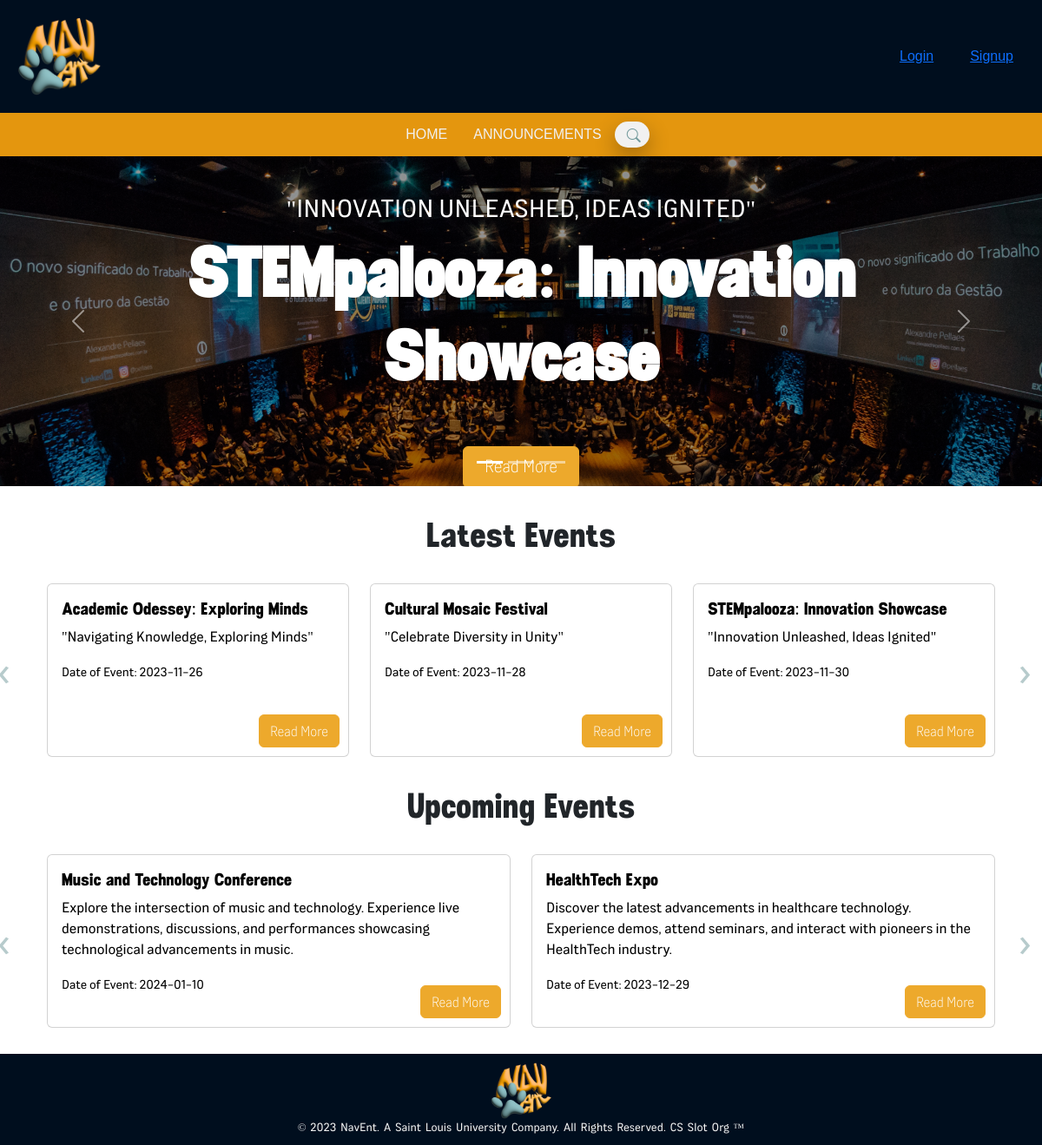
Before: / with the older database file.
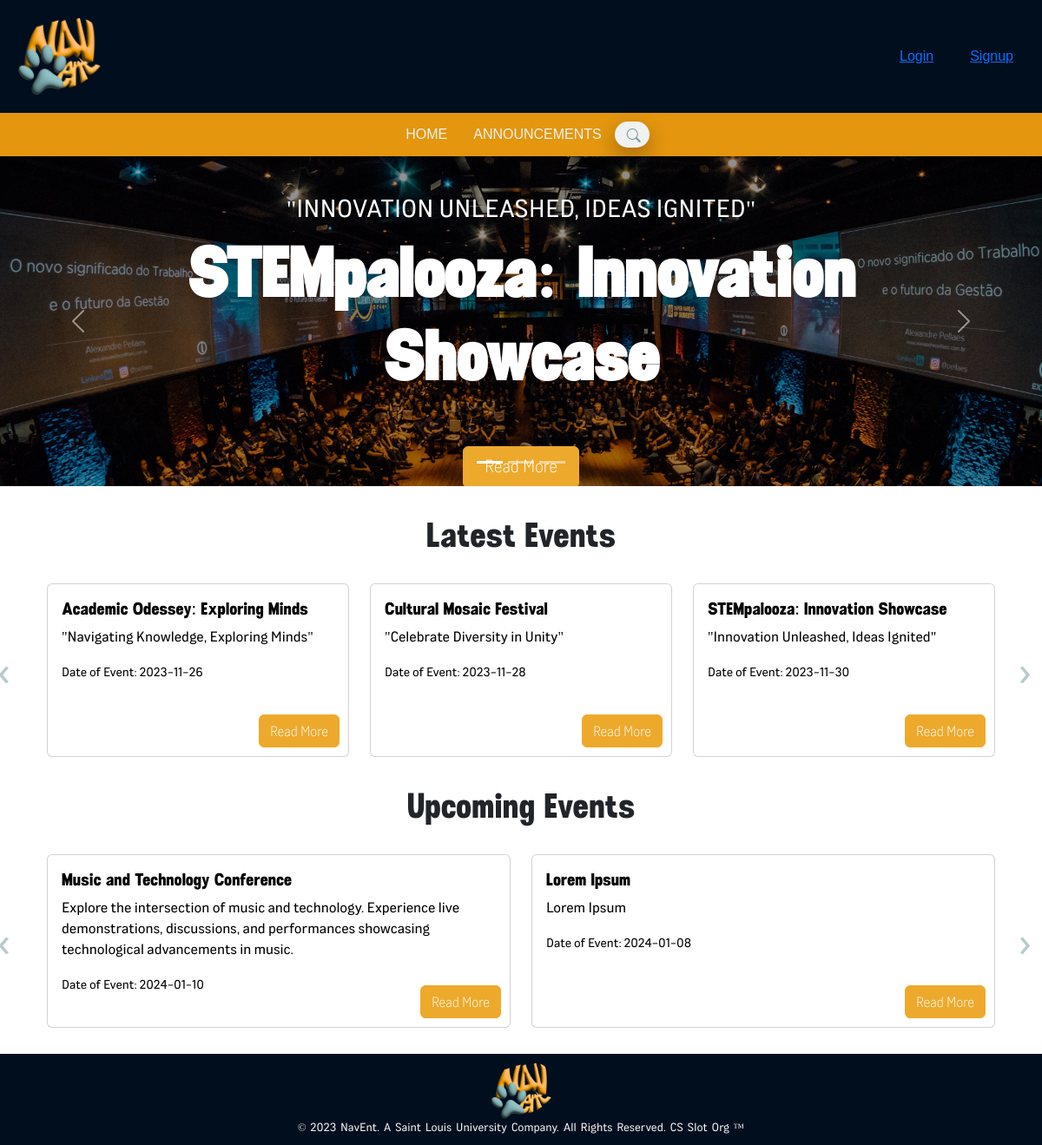
After: the same page with the newer database file.
### tables this page shows
CREATE TABLE `events` (
  `Event_ID` int(11) NOT NULL,
  `Event_Name` varchar(255) NOT NULL,
  `Event_Tagline` varchar(255) NOT NULL,
  `Event_Description` text NOT NULL,
  `Event_StartDate` date NOT NULL,
  `Event_EndDate` date NOT NULL,
  `Event_Type` varchar(255) NOT NULL,
  `isOpen` tinyint(4) NOT NULL DEFAULT 0,
  `isPublic` tinyint(4) NOT NULL DEFAULT 0,
  `isLive` tinyint(4) DEFAULT NULL,
  `Participants` int(11) DEFAULT 0,
  `Event_Pic` blob DEFAULT NULL,
  `Event_PicFilePath` varchar(255) DEFAULT NULL,
  `Evaluation_Link` text DEFAULT NULL,
  PRIMARY KEY (`Event_ID`)
);

### client/home.php (the view, shortened to what this page needs)
<!doctype html>
<html lang="en">
  <head>
    <link href="https://cdn.jsdelivr.net/npm/bootstrap@5.3.2/dist/css/bootstrap.min.css" rel="stylesheet">
    <link rel="stylesheet" href="https://cdn.jsdelivr.net/npm/bootstrap-icons@1.11.2/font/bootstrap-icons.min.css">
    <link rel="stylesheet" href="client/style/home.css">
</head>
  <body>
    <header>
        <div class="d-flex align-items-center justify-content-between">
            <div class="logo">
                <img src="res/imgs/navi-event-logo(3d).png" alt="Logo">
            </div>
            <div class="d-grid gap-2 d-md-flex justify-content-md-end">
                <button class="btn me-md-2 text-light h-btn" type="button"><a href="client/user_login.php">Login</a></button>
                <button class="btn text-light h-btn" type="button"><a href="client/user_signup.php">Signup</a></button>
              </div>
        </div>
    </header>
    <nav>
        <div class="nav-links">
            <a href="index.php">HOME</a>
            <a href="client/announcement.html">ANNOUNCEMENTS</a>
        </div>
        <div class="box">
            <input type="text" placeholder="Search...">
            <a href="">
                <i class="bi bi-search search-icon"></i>
            </a>
    </nav>
    <?php
    require("php/dbconnection.php");
    $public = 1;
    $open = 1;
    $live = 1;
    $st = $conn -> prepare("SELECT * FROM EVENTS WHERE isPublic=? and isOpen=? and isLive=?");
    $st-> bind_param('iii', $public, $open, $live);
    $st-> execute();
    $result= $st->get_result();
    if ($result->num_rows !=0){
    $events = $result->fetch_all(MYSQLI_ASSOC);
    }
 ?>
    <div id="featured-events" class="carousel slide" data-bs-ride="carousel">
        <div class="carousel-indicators">
            <button type="button" data-bs-target="#featured-events" data-bs-slide-to="0" class="active" aria-current="true" aria-label="Slide 1"></button>
            <button type="button" data-bs-target="#featured-events" data-bs-slide-to="1" aria-label="Slide 2"></button>
            <button type="button" data-bs-target="#featured-events" data-bs-slide-to="2" aria-label="Slide 3"></button>
          </div>
        <div class="carousel-inner">
          <div class="carousel-item active ev">
            <?php
            $event = array_shift($events);
            ?>
            <img src="res/imgs/event1.jpeg" class="d-block w-100 e-img" alt="event1">
            <div class="carousel-caption top-0 mt-4 d-none d-md-block">
                <h2 class="mt-5c fs-3 text-uppercase"><?php echo $event['Event_Tagline']; ?></h2>
                <h1 class="display-1 fw-bolder text-capitalize"><?php echo $event['Event_Name']; ?></h1>
                <form action="client/event_details.php" method="POST">
                <button type="submit" class="btn btn-primary px-4 py-2 fs-5 mt-5" name="readMore">Read More</button>
                </form>
              </div>
        </div>
        </div>
        <button class="carousel-control-prev" type="button" data-bs-target="#featured-events" data-bs-slide="prev">
          <span class="carousel-control-prev-icon" aria-hidden="true"></span>
        </button>
        <button class="carousel-control-next" type="button" data-bs-target="#featured-events" data-bs-slide="next">
          <span class="carousel-control-next-icon" aria-hidden="true"></span>
        </button>
      </div>
      <div class="container events-container">
    <section id="packages" class="pt-3 pb-3">
        <h1 class="text-center my-3">Latest Events</h1>
    </section>
    <div id="latestEventsSlider" class="carousel slide" data-bs-ride="false">
    <div class="carousel-inner">
        <?php
        require("php/dbconnection.php");
        $st = $conn->prepare("SELECT * FROM events ORDER BY Event_StartDate");
        $st->execute();
        $result = $st->get_result();
        $eventCount = 0;
        $eventsPerSlide = 3;
        while ($row = $result->fetch_assoc()) {
            if ($eventCount % $eventsPerSlide === 0) {
                $active = ($eventCount === 0) ? 'active' : '';
                echo '<div class="carousel-item ' . $active . '"><div class="container"><div class="row">';
            }
            ?>
            <div class="col-lg">
                <div class="card latest-event w-100">
                    <div class="card-img-overlay">
                        <h5 class="card-title text-black"><?php echo $row['Event_Name']; ?></h5>
                        <p class="card-text text-black"><?php echo $row['Event_Tagline']; ?></p>
                        <p class="card-text"><small class="text-black">Date of Event: <?php echo $row['Event_StartDate']; ?></small></p>
                        <button class="btn btn-primary">Read More</button>
                    </div>
                </div>
            </div>
            <?php
            $eventCount++;
            if ($eventCount % $eventsPerSlide === 0 || $eventCount === $result->num_rows) {
                echo '</div></div></div>';
            }
        }
        ?>
    </div>
    <button class="carousel-control-prev" type="button" data-bs-target="#latestEventsSlider" data-bs-slide="prev">
        <span class="carousel-control-prev-icon" aria-hidden="true"></span>
    </button>
    <button class="carousel-control-next" type="button" data-bs-target="#latestEventsSlider" data-bs-slide="next">
        <span class="carousel-control-next-icon" aria-hidden="true"></span>
    </button>
</div>
    <section id="packages" class="pt-3 pb-3">
        <h1 class="text-center my-3">Upcoming Events</h1>
    </section>
    <div id="upcomingEventsSlider" class="carousel slide" data-bs-ride="false">
    <div class="carousel-inner">
        <?php
        require("php/dbconnection.php");
        $public = 1;
        $open = 1;
        $st = $conn->prepare("SELECT * FROM events WHERE isPublic=? AND isOpen=? ORDER BY Event_StartDate DESC");
        $st->bind_param('ii', $public, $open);
        $st->execute();
        $result = $st->get_result();
        $eventCount = 0;
        while ($row = $result->fetch_assoc()) {
            if ($eventCount % 2 === 0) {
                $active = ($eventCount === 0) ? 'active' : '';
                echo '<div class="carousel-item ' . $active . '">';
                echo '<div class="container"><div class="row">';
            }
            ?>
            <div class="col-lg-6">
                <div class="card upcoming-event w-100">
                    <div class="card-img-overlay">
                        <h5 class="card-title text-black"><?php echo $row['Event_Name']; ?></h5>
                        <p class="card-text text-black"><?php echo $row['Event_Description']; ?></p>
                        <p class="card-text text-black"><small>Date of Event: <?php echo $row['Event_StartDate']; ?></small></p>
                        <button class="btn btn-primary">Read More</button>
                    </div>
                </div>
            </div>
            <?php
            $eventCount++;
            if ($eventCount % 2 === 0 || $eventCount === $result->num_rows) {
                echo '</div></div></div>';
            }
        }
        ?>
    </div>
    <button class="carousel-control-prev" type="button" data-bs-target="#upcomingEventsSlider" data-bs-slide="prev">
        <span class="carousel-control-prev-icon" aria-hidden="true"></span>
    </button>
    <button class="carousel-control-next" type="button" data-bs-target="#upcomingEventsSlider" data-bs-slide="next">
        <span class="carousel-control-next-icon" aria-hidden="true"></span>
    </button>
</div>
      </div>
      <footer>
        <div class="footer-bottom">
            <div class="logo">
                <img src="res/imgs/navi-event-logo(3d).png" alt="Logo" class="footer-logo">
            </div>
            <p>© 2023 NavEnt. A Saint Louis University Company. All Rights Reserved. CS Slot Org ™</p>
        </div>
    </footer>
  </body>
</html>

### index.php (shortened to what this page needs)
<?php
if (isset($_SESSION["username"])) {
   include("client/logged_home.php");
} else {
   include("client/home.php");
}
?>

### client/style/home.css (style rules this page uses)
header { background-color: #000e1e; color: #F1F1F1; padding: 20px; text-decoration: none; color: white; }
.logo img { max-height: 90px; margin: 0; padding: 0; }
.h-btn { font-family: 'Curiosa ExtraLight', sans-serif; }
nav { display: flex; justify-content: center; align-items: center; background-color: #E4960E; padding: 10px 20px; }
.nav-links { font-size: medium; display: flex; list-style: none; margin: 0; padding: 0; }
.nav-links a { color: #F1F1F1; text-decoration: none; margin: 0 15px; font-family: 'Curiosa ExtraBold', sans-serif; position: relative; display: flex; align-items: center; justify-content: center; }
.nav-links a::before { content: ''; position: absolute; bottom: 0; left: 0; width: 0; height: 2px; background-color: #71999B; transition: width 0.5s; }
.box { height: 30px; display: flex; cursor: pointer; padding: 10px 10px; background: #F1F1F1; border-radius: 30px; align-items: center; box-shadow: 0 10px 25px rgba(0, 0, 0, 0.3); }
.box input { font-family: 'Curiosa ExtraLight', sans-serif; width: 0; outline: none; border: none; font-weight: 500; transition: 0.8s; background: transparent; }
.search-icon { color: #71999B; }
h1, h5 { font-family: 'Demine', 'San Serif'; }
h2, p { font-family: 'CAZentrum Regular', 'San Serif'; }
.latest-event, .upcoming-event { position: relative; width: 300px; height: 200px; }
.latest-event .card-img-overlay, .upcoming-event .card-img-overlay { position: absolute; top: 0; left: 0; padding: 1rem; color: white; }
.latest-event .btn, .upcoming-event .btn { position: absolute; bottom: 10px; right: 10px; background-color: #EDA92C; border-color: #EDA92C; font-family: 'CAZentrum Condensed Light', 'San Serif'; }
#latestEventsSlider .carousel-control-prev, #latestEventsSlider .carousel-control-next, #upcomingEventsSlider .carousel-control-prev, #upcomingEventsSlider .carousel-control-next { position: absolute; top: 50%; transform: translateY(-50%); width: 30px; height: 30px; font-size: 3rem; background-color: transparent; border: none; }
#latestEventsSlider .carousel-control-prev::before, #upcomingEventsSlider .carousel-control-prev::before { content: '\2039'; font-size: 3rem; color: #71999B; }
#latestEventsSlider .carousel-control-next::before, #upcomingEventsSlider .carousel-control-next::before { content: '\203A'; font-size: 3rem; color: #71999B; }
#latestEventsSlider .carousel-control-prev, #upcomingEventsSlider .carousel-control-prev { left: -45px; }
#latestEventsSlider .carousel-control-next, #upcomingEventsSlider .carousel-control-next { right: -45px; }
.latest-event .card-title, .latest-event .card-text, .latest-event small { color: white; }
.ev { height: 380px; }
.e-img { height: 100%; object-fit: cover; filter: brightness(0.6); }
.carousel-inner .btn { background-color: #EDA92C; border-color: #EDA92C; font-family: 'CAZentrum Condensed Light', 'San Serif'; }
.events-container { margin-bottom: 30px; width: 100%; }
footer { position: relative; width: 100%; color: #F1F1F1; font-family: 'CAZentrum Condensed Light', sans-serif; font-size: 13px; text-align: center; word-spacing: 2px; }
.footer-bottom { background: #000e1e; padding: 10px 0; display: flex; flex-direction: column; align-items: center; justify-content: center; }
.footer-logo { max-width: 70px; height: auto; margin-bottom: 20px; }
footer p { margin: 0; }

Changed rows visible on the page:
no longer on this page (row unchanged): events: Event_Name "HealthTech Expo", Event_Description "Discover the latest advancements in healthcare technology. Experience demos, attend seminars, and interact with pioneers in the HealthTech industry.", Event_StartDate "2023-12-29", shown under "Upcoming Events"
now on this page (row edited): events: Event_Name "Lorem Ipsum", Event_Description "Lorem Ipsum", Event_StartDate "2024-01-08", shown under "Upcoming Events"
